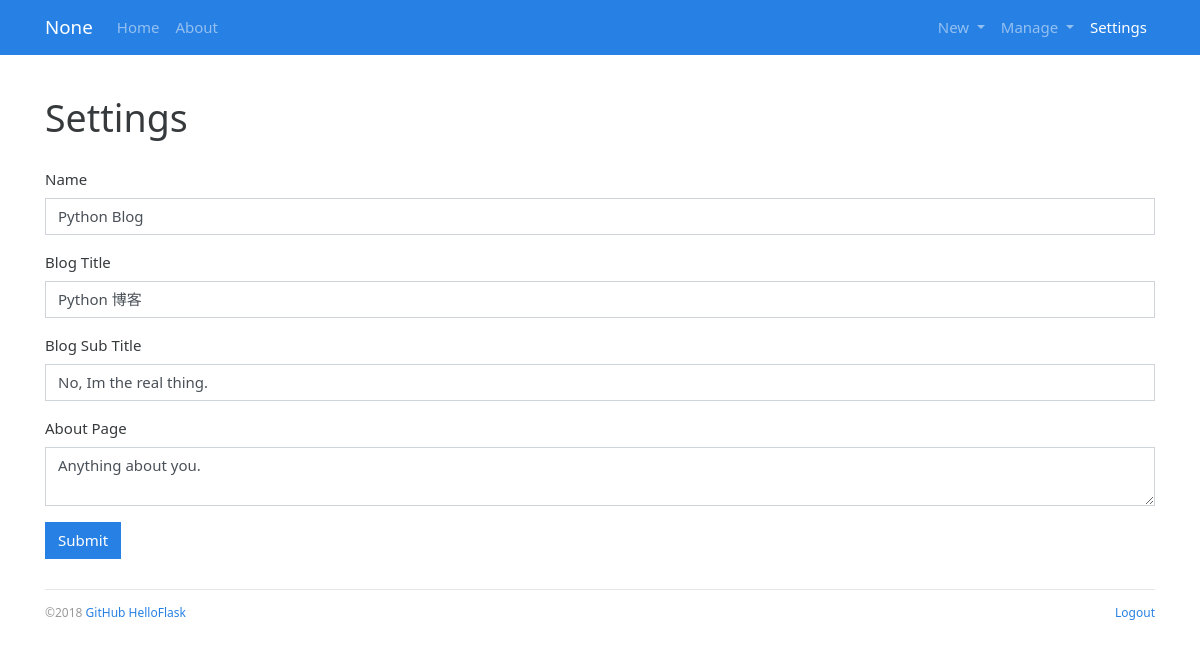
Screenshot of /admin/settings (signed in) with the database file from the repository.
### bluelog/models.py (models this page shows, shortened)
class Admin(db.Model, UserMixin):
    __tablename__ = 'admin'
    """管理员模型"""
    id = db.Column(db.Integer, primary_key=True)
    username = db.Column(db.String(20), comment='用户名')
    password_hash = db.Column(db.String(128), comment='密码散列值')
    blog_title = db.Column(db.String(60), comment='标题')
    blog_sub_title = db.Column(db.String(100))
    name = db.Column(db.String(30))
    about = db.Column(db.Text)
    confirmed = db.Column(db.Boolean, default=False)
    @property
    def password(self):
        raise AttributeError('password_hash is not a readable attribute')

### bluelog/blueprints/admin.py (the view, shortened to what this page needs)
@admin_bp.route('/settings', methods=['GET', 'POST'])
def settings():
    form = SettingForm()
    form.name.data = current_user.name
    form.blog_title.data = current_user.blog_title
    form.blog_sub_title.data = current_user.blog_sub_title
    form.about.data = current_user.about
    return render_template('admin/settings.html', form=form)

### bluelog/forms.py
class SettingForm(FlaskForm):
    name = StringField('Name', validators=[DataRequired(), Length(1, 20)])
    blog_title = StringField('Blog Title', validators=[DataRequired(), Length(1, 60)])
    blog_sub_title = StringField('Blog Sub Title', validators=[DataRequired(), Length(1, 100)])
    about = CKEditorField('About Page', validators=[DataRequired()])
    submit = SubmitField()

### bluelog/__init__.py (called while the page is built)
def register_template_context(app):
    @app.context_processor
    def make_template_context():
        admin = Admin.query.first()
        categories = Category.query.order_by(Category.name).all()
        if current_user.is_authenticated:
            unread_comments = Comment.query.filter_by(reviewed=False).count()
        else:
            unread_comments = None
        return dict(admin=admin, categories=categories, unread_comments=unread_comments)

### bluelog/blueprints/admin.py (called while the page is built)
@admin_bp.before_request
@login_required
def login_protect():
    pass

### bluelog/extensions.py (called while the page is built)
@login_manager.user_loader
def load_user(user_id):
    from bluelog.models import Admin
    user = Admin.query.get(int(user_id))
    return user

### bluelog/templates/admin/settings.html (shortened to what this page needs)
{% extends 'base.html' %}
{% from 'bootstrap/form.html' import render_form %}
{% from 'macros.html' import static_file %}
{% block content %}
    <div class="page-header">
        <h1>Settings</h1>
    </div>
    {{ render_form(form) }}
{% endblock %}

### bluelog/static/css/style.css (style rules this page uses)
.page-header { padding-top: 20px; padding-bottom: 20px; }

### rows the page displays
Admin: name "Python Blog", blog_title "Python 博客", blog_sub_title "No, Im the real thing.", about "Anything about you."

### other values shown
{{ config.BLUELOG_TITLE }} "None"
{{ render_nav_item('blog.index','Home') }} "Home"
{{ render_nav_item('blog.about','About') }} "About"
{{ render_nav_item('admin.settings','Settings') }} "Settings"
